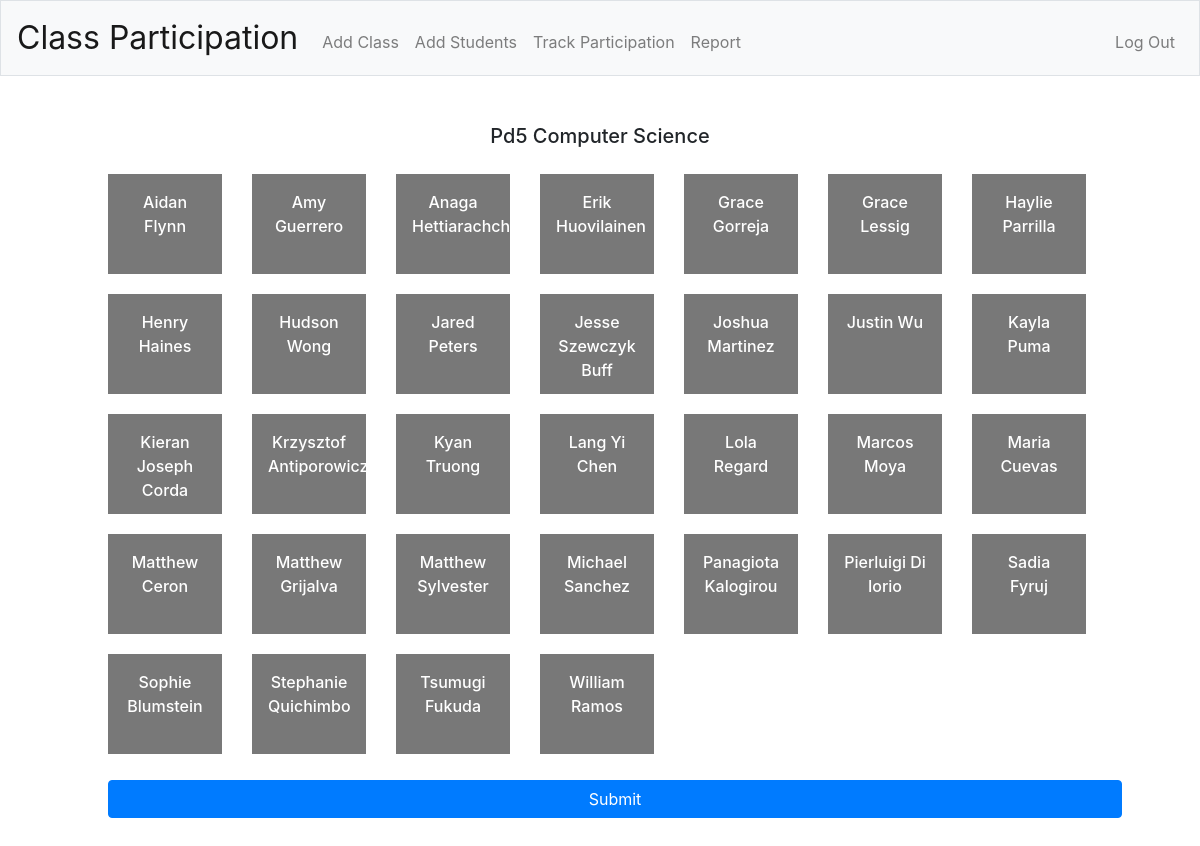
The app's page /select?class=3 (signed in) with its own data.
### tables this page shows
CREATE TABLE "classes" (
	"id"	INTEGER,
	"teacher_id"	INTEGER NOT NULL,
	"class_name"	TEXT NOT NULL,
	"class_period"	INTEGER NOT NULL,
	"class_code"	TEXT NOT NULL,
	"section"	INTEGER,
	PRIMARY KEY("id" AUTOINCREMENT)
);

CREATE TABLE "students" (
	"student_id"	INTEGER NOT NULL UNIQUE,
	"last_name"	TEXT NOT NULL,
	"first_name"	TEXT NOT NULL
);

### app.py (the view)
@app.route("/select")
@login_required
def select():
    selected_class = request.args.get('class')
    print("CLASS is: ", selected_class)
    student_list = []
    students = db.execute("SELECT * FROM students WHERE student_id IN (SELECT student_id FROM students_classes where class_id = ?)", selected_class)
    for student in students:
        student_list.append((student['first_name'], student['last_name'], student['student_id']))
    student_list.sort()
    class_name = db.execute("SELECT class_name FROM classes WHERE id = ?", selected_class)
    return render_template("track.html", students=student_list, selected_class=selected_class, class_name=class_name[0]['class_name'])

### app.py (called while the page is built)
@app.after_request
def after_request(response):
    response.headers["Cache-Control"] = "no-cache, no-store, must-revalidate"
    response.headers["Expires"] = 0
    response.headers["Pragma"] = "no-cache"
    return response

### helpers.py (called while the page is built)
def login_required(f):
    @wraps(f)
    def decorated_function(*args, **kwargs):
        if session.get("user_id") is None:
            return redirect("/login")
        return f(*args, **kwargs)
    return decorated_function

### templates/track.html (shortened to what this page needs)
{% extends "layout.html" %}
{% block main %}
      <div class="container">
        <h5 class="mb-3">{{ class_name }}</h5>
        <div class="d-flex flex-wrap">
          {% for student in students %}
          <div id={{ student[2] }} class="p-3 box choice">{{ student[0] }} {{ student[1] }}</div>
          {% endfor %}
        </div>
        <button onclick="save({{ selected_class }})" class="btn btn-primary btn-block mt-3" id="submit">Submit</button>
      </div>
{% endblock %}

### static/styles.css (style rules this page uses)
.box { height: 100px; width: 114px; background-color: #787878; margin: 10px 15px; color: white; text-align: center; font-weight: 500; }
button { margin: 15px; }

### records on screen
classes: class_name "Pd5 Computer Science"
students: first_name "Aidan", last_name "Flynn"
students: first_name "Amy", last_name "Guerrero"
students: first_name "Anaga", last_name "Hettiarachchige"
students: first_name "Erik", last_name "Huovilainen"
students: first_name "Grace", last_name "Gorreja"
students: first_name "Grace", last_name "Lessig"
students: first_name "Haylie", last_name "Parrilla"
students: first_name "Henry", last_name "Haines"
students: first_name "Hudson", last_name "Wong"
students: first_name "Jared", last_name "Peters"
students: first_name "Jesse", last_name "Szewczyk Buff"
students: first_name "Joshua", last_name "Martinez"
students: first_name "Justin", last_name "Wu"
students: first_name "Kayla", last_name "Puma"
students: first_name "Kieran Joseph", last_name "Corda"
students: first_name "Krzysztof", last_name "Antiporowicz"
students: first_name "Kyan", last_name "Truong"
students: first_name "Lang Yi", last_name "Chen"
students: first_name "Lola", last_name "Regard"
students: first_name "Marcos", last_name "Moya"
students: first_name "Maria", last_name "Cuevas"
students: first_name "Matthew", last_name "Ceron"
students: first_name "Matthew", last_name "Grijalva"
students: first_name "Matthew", last_name "Sylvester"
students: first_name "Michael", last_name "Sanchez"
students: first_name "Panagiota", last_name "Kalogirou"
students: first_name "Pierluigi", last_name "Di Iorio"
students: first_name "Sadia", last_name "Fyruj"
students: first_name "Sophie", last_name "Blumstein"
students: first_name "Stephanie", last_name "Quichimbo"
students: first_name "Tsumugi", last_name "Fukuda"
students: first_name "William", last_name "Ramos"
